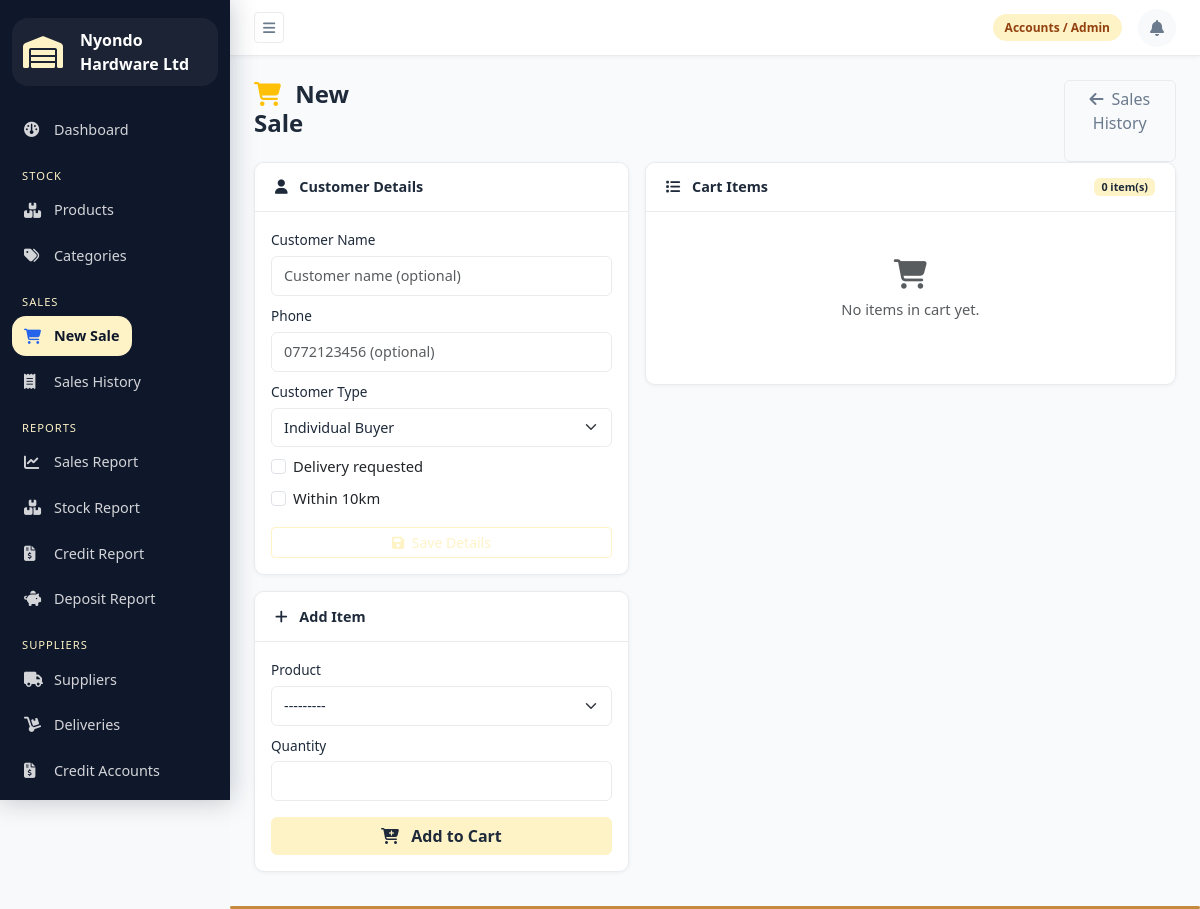
/sales/cart/ (signed in), run on an earlier commit of the app's database.
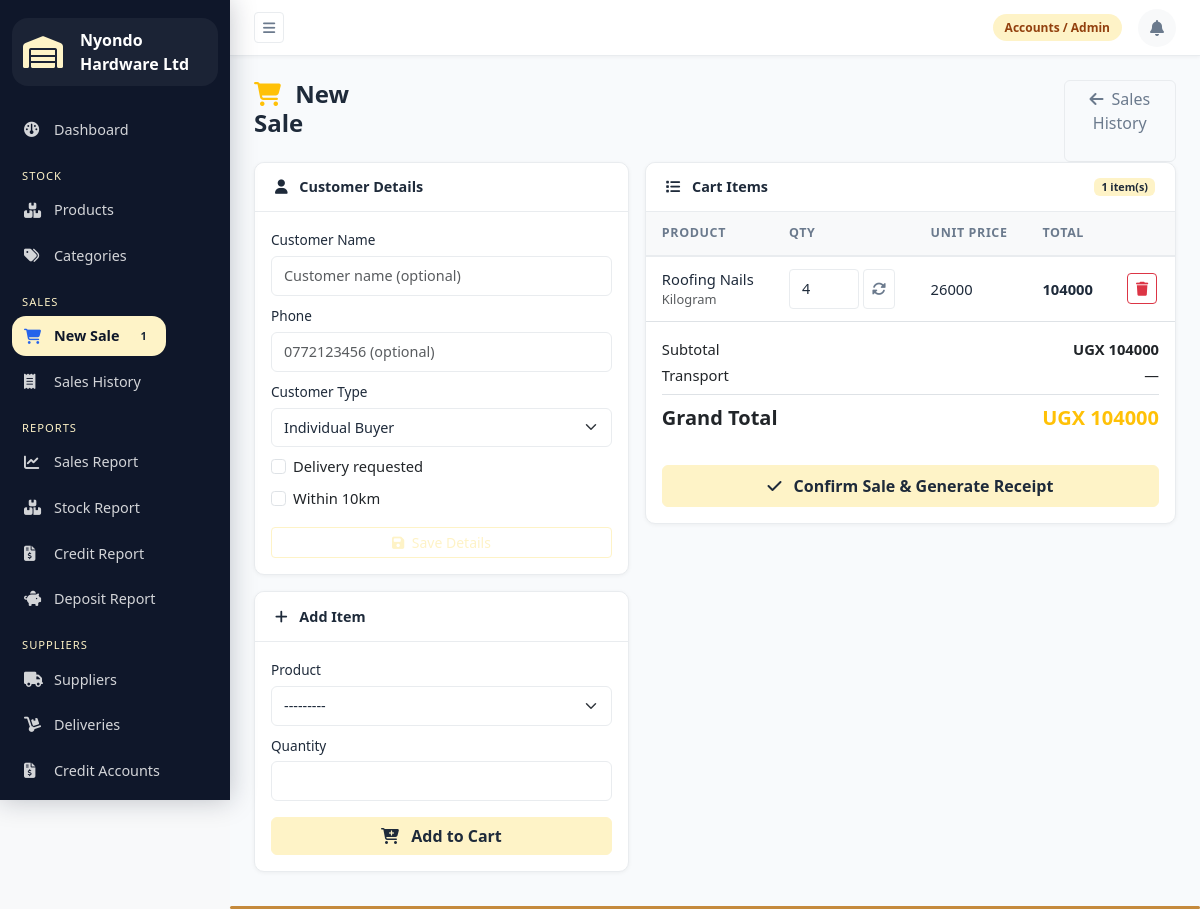
And on a later commit of the database.
### sales/models.py (models this page shows, shortened)
class Cart(models.Model):
    attendant = models.OneToOneField(User, on_delete=models.CASCADE, related_name='cart')
    customer_name = models.CharField(max_length=200, blank=True)
    customer_phone = models.CharField(max_length=15, blank=True)
    customer_type = models.CharField(
        max_length=15,
        choices=[
            ('wholesaler', 'Wholesaler'),
            ('retailer', 'Retailer'),
            ('individual', 'Individual Buyer'),
        ],
        default='individual'
    )
    delivery_requested = models.BooleanField(default=False)
    within_10km = models.BooleanField(default=False)
    created_at = models.DateTimeField(auto_now_add=True)
    updated_at = models.DateTimeField(auto_now=True)
    @property
    def subtotal(self):
        return sum(item.line_total for item in self.cart_items.all())
    @property
    def transport_charge(self):
        if self.delivery_requested:
            if self.within_10km and self.subtotal >= 500000:
                return 0
            return 30000
        return 0
    @property
    def transport_status(self):
        if not self.delivery_requested:
            return 'none'
        if self.within_10km and self.subtotal >= 500000:
            return 'free'
        return 'charged'
    @property
    def grand_total(self):
        return self.subtotal + self.transport_charge
    @property
    def item_count(self):
        return self.cart_items.count()
    def is_empty(self):
        return self.item_count == 0

class CartItem(models.Model):
    cart = models.ForeignKey(Cart, on_delete=models.CASCADE, related_name='cart_items')
    product = models.ForeignKey(Product, on_delete=models.CASCADE)
    quantity = models.PositiveIntegerField(default=1)
    @property
    def unit_price(self):
        return self.product.get_price_for(self.cart.customer_type)
    @property
    def line_total(self):
        return self.quantity * self.unit_price
    class Meta:
        unique_together = ('cart', 'product')

### stock/models.py (models this page shows, shortened)
class Product(models.Model):
    UNIT_CHOICES = [
        ('bag', 'Bag'),
        ('bar', 'Bar'),
        ('kg', 'Kilogram'),
        ('piece', 'Piece'),
        ('roll', 'Roll'),
        ('sheet', 'Sheet'),
        ('bundle', 'Bundle'),
    ]
    category = models.ForeignKey(Category, on_delete=models.SET_NULL, null=True)
    name = models.CharField(max_length=200)
    description = models.TextField(blank=True)
    unit = models.CharField(max_length=20, choices=UNIT_CHOICES)
    unit_cost = models.DecimalField(max_digits=12, decimal_places=2)
    wholesale_price = models.DecimalField(max_digits=12, decimal_places=2)
    retailer_price = models.DecimalField(max_digits=12, decimal_places=2)
    retail_price = models.DecimalField(max_digits=12, decimal_places=2)  # individual buyer
    quantity_in_stock = models.PositiveIntegerField(default=0)
    low_stock_threshold = models.PositiveIntegerField(default=10)
    is_deposit_eligible = models.BooleanField(default=False)
    date_added = models.DateTimeField(auto_now_add=True)
    def get_price_for(self, customer_type):
        prices = {
            'wholesaler': self.wholesale_price,
            'retailer': self.retailer_price,
            'individual': self.retail_price,
        }
        return prices.get(customer_type, self.retail_price)
    def __str__(self):
        return self.name

### sales/views.py (the view)
# urls.py: path('cart/', views.cart_view, name='cart'),
@login_required
def cart_view(request):
    cart = get_or_create_cart(request.user)
    customer_form = CartCustomerForm(request.POST or None, instance=cart)
    add_form = AddToCartForm()
    if request.method == 'POST' and 'update_customer' in request.POST:
        if customer_form.is_valid():
            customer_form.save()
            messages.success(request, "Customer details updated.")
            return redirect('cart')
    return render(request, 'sales/cart.html', {
        'cart': cart,
        'customer_form': customer_form,
        'add_form': add_form,
    })

### sales/forms.py
class CartCustomerForm(forms.ModelForm):
    customer_phone = forms.CharField(
        required=False,
        validators=[validate_ugandan_phone],
        widget=forms.TextInput(attrs={
            'class': 'form-control',
            'placeholder': '0772123456 (optional)'
        })
    )
    class Meta:
        model = Cart
        fields = [
            'customer_name', 'customer_phone', 'customer_type',
            'delivery_requested', 'within_10km',
        ]
        widgets = {
            'customer_name': forms.TextInput(attrs={
                'class': 'form-control',
                'placeholder': 'Customer name (optional)'
            }),
            'customer_type': forms.Select(attrs={'class': 'form-select'}),
            'delivery_requested': forms.CheckboxInput(attrs={'class': 'form-check-input'}),
            'within_10km': forms.CheckboxInput(attrs={'class': 'form-check-input'}),
        }

### sales/views.py (called while the page is built)
def get_or_create_cart(user):
    cart, _ = Cart.objects.get_or_create(attendant=user)
    return cart

### templates/sales/cart.html (shortened to what the changed rows need)
{% extends 'base.html' %}
{% block content %}
<div class="row g-3">
    <div class="col-lg-5">
        <div class="card mb-3">
            <div class="card-body">
                <form method="post">
                    <div class="mb-2">
                        <label class="form-label">Customer Name</label>
                        {{ customer_form.customer_name }}
                    </div>
                    <div class="mb-2">
                        <label class="form-label">Phone</label>
                        {{ customer_form.customer_phone }}
                    </div>
                    <div class="mb-2">
                        <label class="form-label">Customer Type</label>
                        {{ customer_form.customer_type }}
                    </div>
                    <div class="mb-2">
                        <div class="form-check">
                            {{ customer_form.delivery_requested }}
                            <label class="form-check-label">Delivery requested</label>
                        </div>
                    </div>
                    <div class="mb-3">
                        <div class="form-check">
                            {{ customer_form.within_10km }}
                            <label class="form-check-label">Within 10km</label>
                        </div>
                    </div>
                </form>
            </div>
        </div>
    </div>
    <div class="col-lg-7">
        <div class="card">
            <div class="card-header d-flex justify-content-between align-items-center">
                <span><i class="fa-solid fa-list me-2"></i> Cart Items</span>
                <span class="badge bg-warning text-dark">{{ cart.item_count }} item(s)</span>
            </div>
            <div class="card-body p-0">
                {% if cart.is_empty %}
                <div class="text-center text-muted py-5">
                    <i class="fa-solid fa-cart-shopping fa-2x mb-2"></i>
                    <p>No items in cart yet.</p>
                </div>
                {% else %}
                <div class="table-responsive">
                    <table class="table table-hover mb-0">
                        <thead>
                            <tr>
                                <th>Product</th>
                                <th>Qty</th>
                                <th>Unit Price</th>
                                <th>Total</th>
                                <th></th>
                            </tr>
                        </thead>
                        <tbody>
                            {% for item in cart.cart_items.all %}
                            <tr>
                                <td>
                                    {{ item.product.name }}
                                    <small class="text-muted d-block">{{ item.product.get_unit_display }}</small>
                                </td>
                                <td>
                                    <form method="post" action="{% url 'update_cart_item' item.pk %}" class="d-flex gap-1">
                                        <input type="number" name="quantity" value="{{ item.quantity }}"
                                               min="1" max="{{ item.product.quantity_in_stock }}"
                                               class="form-control form-control-sm" style="width:70px;">
                                        <button class="btn btn-sm btn-outline-secondary">
                                            <i class="fa-solid fa-rotate"></i>
                                        </button>
                                    </form>
                                </td>
                                <td>{{ item.unit_price|floatformat:0 }}</td>
                                <td><strong>{{ item.line_total|floatformat:0 }}</strong></td>
                                <td>
                                    <form method="post" action="{% url 'remove_from_cart' item.pk %}">
                                        <button class="btn btn-sm btn-outline-danger">
                                            <i class="fa-solid fa-trash"></i>
                                        </button>
                                    </form>
                                </td>
                            </tr>
                            {% endfor %}
                        </tbody>
                    </table>
                </div>
                <div class="p-3 border-top">
                    <div class="d-flex justify-content-between mb-1">
                        <span>Subtotal</span>
                        <strong>UGX {{ cart.subtotal|floatformat:0 }}</strong>
                    </div>
                    <div class="d-flex justify-content-between mb-1">
                        <span>Transport</span>
                        <span>
                            {% if cart.transport_status == 'free' %}
                                <span class="text-success">Free</span>
                            {% elif cart.transport_status == 'charged' %}
                                UGX 30,000
                            {% else %}
                                —
                            {% endif %}
                        </span>
                    </div>
                    <div class="d-flex justify-content-between fw-bold fs-5 border-top pt-2 mt-2">
                        <span>Grand Total</span>
                        <span class="text-warning">UGX {{ cart.grand_total|floatformat:0 }}</span>
                    </div>
                </div>
                <div class="p-3">
                    <form method="post" action="{% url 'checkout' %}">
                        <button type="submit" class="btn btn-primary w-100 py-2">
                            <i class="fa-solid fa-check me-2"></i> Confirm Sale & Generate Receipt
                        </button>
                    </form>
                </div>
                {% endif %}
            </div>
        </div>
    </div>
</div>
{% endblock %}

### templates/base.html (shortened to what the changed rows need)
<!DOCTYPE html>
<html lang="en">
<head>
    {% load static %}
    <link href="https://cdn.jsdelivr.net/npm/bootstrap@5.3.0/dist/css/bootstrap.min.css"
          rel="stylesheet">
    <link href="https://cdnjs.cloudflare.com/ajax/libs/font-awesome/6.4.0/css/all.min.css"
          rel="stylesheet">
    <link href="{% static 'css/main.css' %}"
          rel="stylesheet">
</head>
<body>
{% if request.user.is_authenticated %}
<div class="wrapper">
    <nav id="sidebar">
        <ul class="sidebar-menu">
            <li>
                <a href="{% url 'cart' %}"
                   class="{% if 'cart' in request.resolver_match.url_name %}active{% endif %}">
                    <i class="fa-solid fa-cart-shopping"></i>
                    New Sale
                    {% with cart=request.user.cart %}
                        {% if cart and cart.item_count > 0 %}
                        <span class="badge bg-warning text-dark ms-1">
                            {{ cart.item_count }}
                        </span>
                        {% endif %}
                    {% endwith %}
                </a>
            </li>
        </ul>
    </nav>
    <div id="content">
        <div class="page-content">
            {% block content %}
            {% endblock %}
        </div>
    </div>
</div>
{% endif %}
</body>
</html>

What changed in the data, as far as the page shows it:
changed Cart "Individual Buyer": item_count (not shown) → "1"; item_count "0" → "1"; subtotal (not shown) → "104000"; grand_total (not shown) → "104000"
added CartItem: product.name "Roofing Nails", product.unit "Kilogram", quantity "4", unit_price "26000", line_total "104000"
Also different on the page:
text no longer shown: "No items in cart yet."
text now shown: "PRODUCT QTY UNIT PRICE TOTAL Subtotal UGX Transport — Grand Total UGX Confirm Sale & Generate Receipt"
